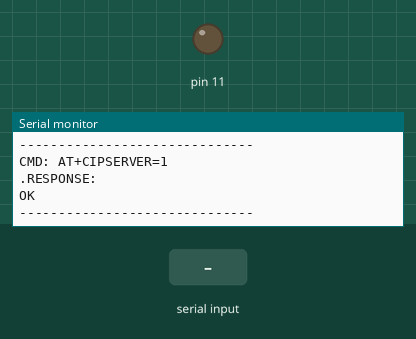
The sketch below on a simulated Arduino Mega 2560, built with avr-gcc and run on an emulated ATmega2560. Parts: output pins drawn as LEDs (lit = HIGH), the last lines printed to the serial monitor. Inputs (shaded band) come from the test bench. The modem accepts every AT command (registered, SIM ready, sends succeed) and sends nothing else.

Above: at 5.4 s.
5.5 s: "LED ON" received over the second serial link
At 7.6 s:
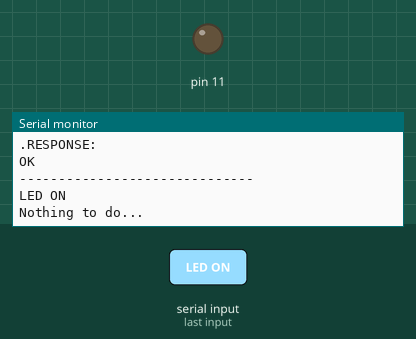
8.0 s: "LED OFF" received over the second serial link
At 9.5 s:
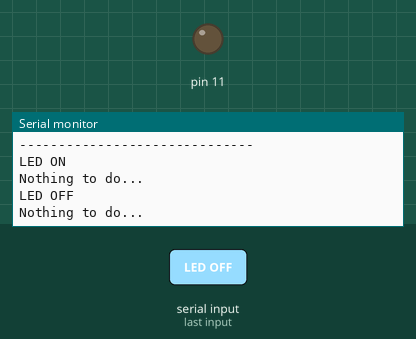

The sketch:

Wifi_server.ino
```cpp
#include "SoftwareSerial.h"

#define WIFISSID "Name"      // WIFI Username
#define WIFIPASS "password"         // WIFI Password

SoftwareSerial Serial1(2,3);
void sendToESP8266AndWaitForResponse (const char *cmd, const char *resp, bool waitForResponse, int duration) {
  String bytes;
  Serial.print ("CMD: ");
  Serial.println(cmd);
  do {
    Serial.print(".");
    Serial1.println (cmd);
    delay(duration);
    bytes = Serial1.readString();
  } while ( (waitForResponse) && (bytes.indexOf(resp)<0));
  Serial.print ("RESPONSE: ");
  Serial.print (bytes.c_str());
  Serial.println("\n------------------------------");
}

void setupAP() {
  String cwsapCmd = "AT+CWSAP=\"";
  cwsapCmd+=WIFISSID;
  cwsapCmd+="\",\"";
  cwsapCmd+=WIFIPASS;
  cwsapCmd+="\",8,0";
  sendToESP8266AndWaitForResponse (cwsapCmd.c_str(), "OK", true, 50);
}

// the setup function runs once when you press reset or power the board
void setup() {
  Serial.begin(9600);
  Serial1.begin(9600);
  pinMode(11,OUTPUT);

  // Setup Wifi as AP
  sendToESP8266AndWaitForResponse ("AT+CWMODE=2", "", false, 5);
  setupAP();
  sendToESP8266AndWaitForResponse ("AT+CIPMUX=1", "OK", false, 50);
  sendToESP8266AndWaitForResponse ("AT+CIPSERVER=1", "OK", false, 50);
}

// the loop function runs over and over again forever
void loop() {
  if(Serial1.available())
  {
   String message = Serial1.readString();
   Serial.println (message);
    if(message.indexOf("LED ON")>0)
    {
      digitalWrite(11,HIGH);
    }
    else if(message.indexOf("LED OFF")>0)
    {
      digitalWrite(11,LOW);
    }
    else
    {
      Serial.println ("Nothing to do...");
    }

  }

}
```

Measured:
- after the input at 5.5 s, the serial monitor: prints a new line after 1.0 s (image 1)
- after the input at 8.0 s, the serial monitor: prints a new line after 1.0 s (image 2)
